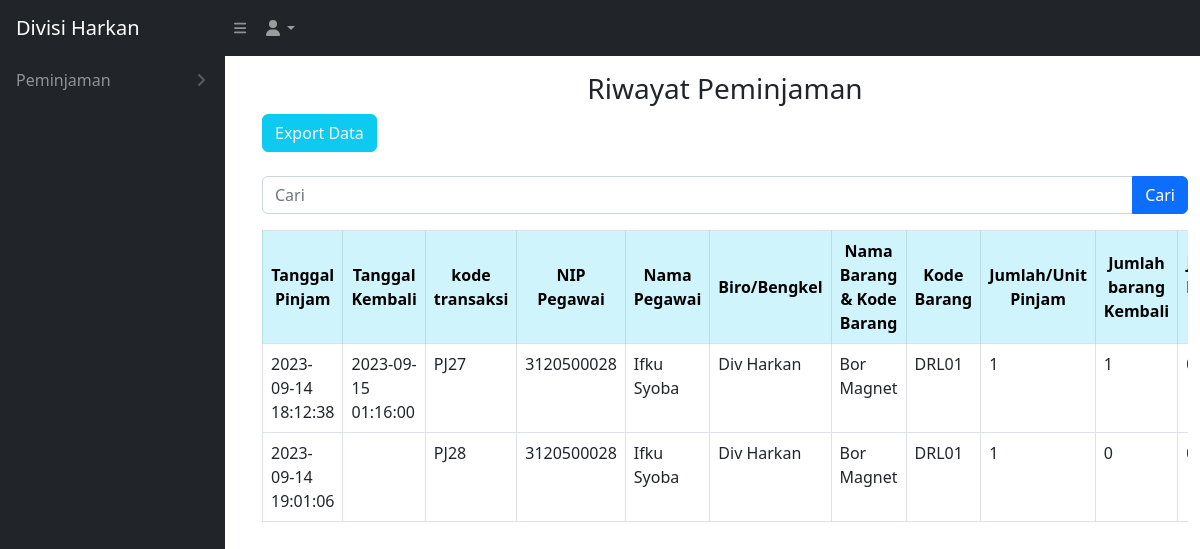
Before: /peminjam/peminjam_history.php (signed in) with the older database file.
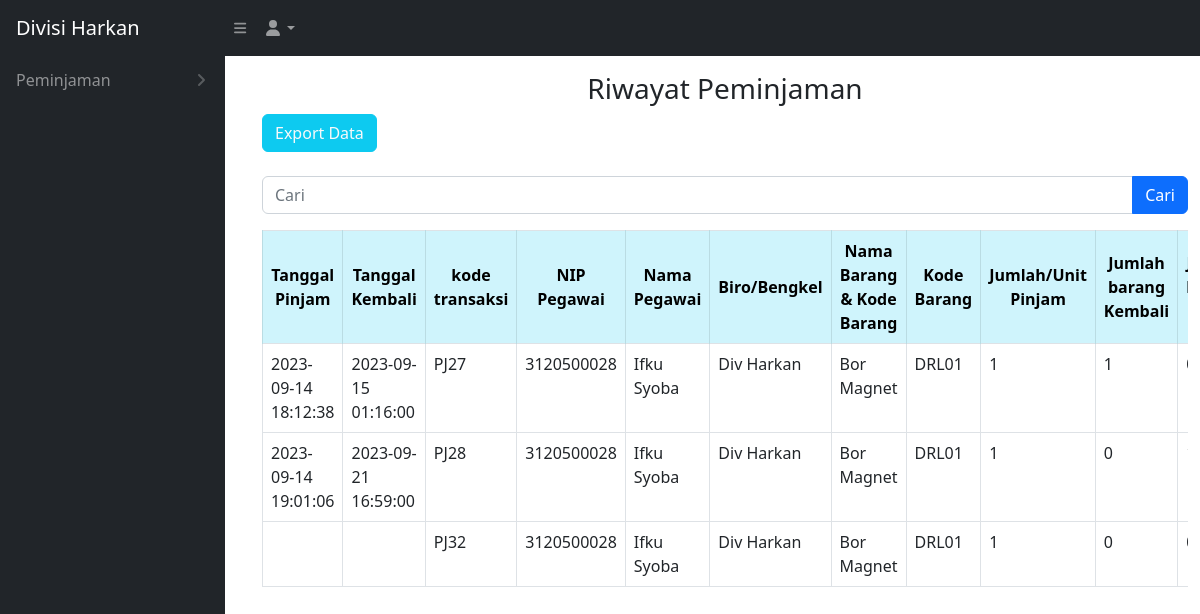
After: the same page with the newer database file.
### tables this page shows
CREATE TABLE `keluar_masuk_barang` (
  `idtransaksi` int NOT NULL,
  `kodetransaksi` varchar(200) NOT NULL,
  `tanggal` timestamp NULL DEFAULT NULL,
  `tanggal_pengajuan` timestamp NULL DEFAULT NULL,
  `tanggalkembali` timestamp NULL DEFAULT NULL,
  `jenisbarang` varchar(256) NOT NULL,
  `nip` varchar(512) NOT NULL,
  `namabarang` varchar(200) NOT NULL,
  `kodebarang` varchar(200) NOT NULL,
  `jumlahpinjam` int NOT NULL,
  `jumlahkembali` int DEFAULT '0',
  `jumlahrusak` int DEFAULT '0',
  `lokasi` varchar(500) NOT NULL,
  `lokasi_kembali` varchar(256) DEFAULT NULL,
  `keterangan` varchar(256) NOT NULL,
  `isApproved` int DEFAULT '0',
  `status` varchar(200) NOT NULL
);

CREATE TABLE `users` (
  `id_user` int NOT NULL,
  `nip_user` varchar(512) NOT NULL,
  `nama_user` varchar(512) NOT NULL,
  `password_user` varchar(512) NOT NULL,
  `divisi_id` int NOT NULL,
  `role_id` int NOT NULL
);

CREATE TABLE `divisi` (
  `iddivisi` int NOT NULL,
  `namadivisi` varchar(200) NOT NULL
);

### peminjam/peminjam_history.php (the view, shortened to what this page needs)
<?php
require '../controller/peminjaman_history_controller.php';
$searchTerm = isset($_GET['cari']) ? $_GET['cari'] : '';
?>
<!DOCTYPE html>
<html lang="en">
<head>
    <link href="../css/styles.css" rel="stylesheet" />
</head>
<?php include 'peminjam_sidebar.php' ?>
<body>
    <br>
    <br>
    <main id="main-content" class="<?= isset($_GET['sidebarClosed']) ? '' : 'main-with-sidebar' ?>">
        <div class="container-fluid px-4">
            <h3 class="mt-4 text-center">Riwayat Peminjaman</h3>
        </div>
        <div class="container-fluid">
            <a href="history_peminjam_export.php" class="btn btn-info text-light">Export Data</a>
            <br>
            <br>
            <form action="peminjam_history.php" method="GET">
                <div class="input-group mb-3">
                    <input type="text" class="form-control" placeholder="Cari" name="cari" value="<?= $searchTerm ?>">
                    <button type="submit" class="btn btn-primary">Cari</button>
                </div>
            </form>
            <div class="card-body">
                <div class="table table-responsive">
                    <table class="table table-bordered" id="dataTable" width="100" cellspacing="0">
                        <thead>
                            <tr>
                                <th class="table-info text-center align-middle">Tanggal Pinjam</th>
                                <th class="table-info text-center align-middle">Tanggal Kembali</th>
                                <th class="table-info text-center align-middle">kode transaksi</th>
                                <th class="table-info text-center align-middle">NIP Pegawai</th>
                                <th class="table-info text-center align-middle">Nama Pegawai</th>
                                <th class="table-info text-center align-middle">Biro/Bengkel</th>
                                <th class="table-info text-center align-middle">Nama Barang & Kode Barang</th>
                                <th class="table-info text-center align-middle">Kode Barang </th>
                                <th class="table-info text-center align-middle">Jumlah/Unit Pinjam</th>
                                <th class="table-info text-center align-middle">Jumlah barang Kembali</th>
                                <th class="table-info text-center align-middle">Jumlah barang rusak</th>
                            </tr>
                        </thead>
                        <tbody>
                            <?php
                            if (!empty($searchTerm)) {
                                $searchResults = searchMutasiBarang($conn, $searchTerm);
                                while ($data = mysqli_fetch_array($searchResults)) {
                                    $tanggalpinjam = $data['tanggal'];
                                    $tanggalkembali = $data['tanggalkembali'];
                                    $kodetransaksi = $data['kodetransaksi'];
                                    $nip = $data['nip'];
                                    $namabarang = $data['namabarang'];
                                    $kodebarang = $data['kodebarang'];
                                    $jumlahpinjam = $data['jumlahpinjam'];
                                    $jumlahkembali = $data['jumlahkembali'];
                                    $jumlahrusak = $data['jumlahrusak'];
                                    $lokasi = $data['lokasi'];
                                    $lokasikembali = $data['lokasi_kembali'];
                                    $keterangan = $data['keterangan'];
                                    $isApproved = $data['isApproved'];
                                    $status = $data['status'];
                                    $tanggalKembaliNull = "0000-00-00 00:00:00";
                                    $query_pegawai = "SELECT users.nama_user
                        FROM users
                        WHERE users.nip_user = '$nip'";
                                    $result_pegawai = mysqli_query($conn, $query_pegawai);
                                    $namapegawai = "-";
                                    if ($result_pegawai) {
                                        $row_pegawai = mysqli_fetch_assoc($result_pegawai);
                                        $namapegawai = $row_pegawai['nama_user'];
                                    }
                                    $query_divisi = "SELECT divisi.namadivisi
                        FROM users
                        INNER JOIN divisi ON users.divisi_id = divisi.iddivisi
                        WHERE users.nip_user = '$nip'";
                                    $result_divisi = mysqli_query($conn, $query_divisi);
                                    $namadivisi = "-";
                                    if ($result_divisi) {
                                        $row_divisi = mysqli_fetch_assoc($result_divisi);
                                        $namadivisi = $row_divisi['namadivisi'];
                                    }
                                    echo '<tr class="centered-cell">';
                                    echo '<td class="centered-cell">' . $tanggalpinjam . '</td>';
                                    echo '<td class="centered-cell">' . $tanggalkembali . '</td>';
                                    echo '<td class="centered-cell">' . $kodetransaksi . '</td>';
                                    echo '<td class="centered-cell">' . $nip . '</td>';
                                    echo '<td class="centered-cell">' . $namapegawai . '</td>';
                                    echo '<td class="centered-cell">' . $namadivisi . '</td>';
                                    echo '<td class="centered-cell">' . $namabarang . '</td>';
                                    echo '<td class="centered-cell">' . $kodebarang . '</td>';
                                    echo '<td class="centered-cell">' . $jumlahpinjam . '</td>';
                                    echo '<td class="centered-cell">' . $jumlahkembali . '</td>';
                                    echo '<td class="centered-cell">' . $jumlahrusak . '</td>';
                                    echo '<td class="centered-cell">' . $lokasi . '</td>';
                                    echo '<td class="centered-cell">' . $lokasikembali . '</td>';
                                    echo '<td class="centered-cell">' . $keterangan . '</td>';
                                    echo '<td class="centered-cell">';
                                    if ($isApproved == 2) {
                                        echo '<span class="badge text-bg-danger text-light">Ditolak</span>';
                                    } else if ($isApproved == 0) {
                                        echo '<span class="badge text-bg-warning text-light">Menunggu Approval</span>';
                                    } else {
                                        echo '<span class="badge text-bg-success text-light">Disetujui</span>';
                                    }
                                    echo '</td>';
                                    echo '</tr>';
                                }
                            } else {
                                $nip = $_SESSION['nip'];
                                $ambilsemuadatastock = mysqli_query($conn, "SELECT *
                                FROM keluar_masuk_barang km
                                INNER JOIN users u ON km.nip = u.nip_user
                                WHERE u.nip_user = '$nip';");
                                while ($data = mysqli_fetch_array($ambilsemuadatastock)) {
                                    $tanggalpinjam = $data['tanggal'];
                                    $tanggalkembali = $data['tanggalkembali'];
                                    $kodetransaksi = $data['kodetransaksi'];
                                    $nip = $data['nip'];
                                    $namabarang = $data['namabarang'];
                                    $kodebarang = $data['kodebarang'];
                                    $jumlahpinjam = $data['jumlahpinjam'];
                                    $jumlahkembali = $data['jumlahkembali'];
                                    $jumlahrusak = $data['jumlahrusak'];
                                    $query_pegawai = "SELECT users.nama_user
                        FROM users
                        WHERE users.nip_user = '$nip'";
                                    $result_pegawai = mysqli_query($conn, $query_pegawai);
                                    $namapegawai = "-";
                                    if ($result_pegawai) {
                                        $row_pegawai = mysqli_fetch_assoc($result_pegawai);
                                        $namapegawai = $row_pegawai['nama_user'];
                                    }
                                    $query_divisi = "SELECT divisi.namadivisi
                        FROM users
                        INNER JOIN divisi ON users.divisi_id = divisi.iddivisi
                        WHERE users.nip_user = '$nip'";
                                    $result_divisi = mysqli_query($conn, $query_divisi);
                                    $namadivisi = "-";
                                    if ($result_divisi) {
                                        $row_divisi = mysqli_fetch_assoc($result_divisi);
                                        $namadivisi = $row_divisi['namadivisi'];
                                    }
                                    echo '<tr>';
                                    echo '<td>' . $tanggalpinjam . '</td>';
                                    echo '<td>' . $tanggalkembali . '</td>';
                                    echo '<td>' . $kodetransaksi . '</td>';
                                    echo '<td>' . $nip . '</td>';
                                    echo '<td>' . $namapegawai . '</td>';
                                    echo '<td>' . $namadivisi . '</td>';
                                    echo '<td>' . $namabarang . '</td>';
                                    echo '<td>' . $kodebarang . '</td>';
                                    echo '<td>' . $jumlahpinjam . '</td>';
                                    echo '<td>' . $jumlahkembali . '</td>';
                                    echo '<td>' . $jumlahrusak . '</td>';
                                    echo '</tr>';
                                }
                            }
                            ?>
                        </tbody>
                    </table>
    </main>
</body>
</html>

### peminjam/peminjam_sidebar.php (shortened to what this page needs)
<div class="sb-nav-fixed">
    <nav class="sb-topnav navbar navbar-expand navbar-dark bg-dark">
        <a class="navbar-brand ps-3" href="peminjam_dashboard.php">Divisi Harkan</a>
        <button class="btn btn-link btn-sm order-1 order-lg-0 me-4 me-lg-0" id="sidebarToggle" href="#"><i class="fas fa-bars"></i></button>
        <ul class="navbar-nav ms-auto ms-md-0 me-3 me-lg-4">
                <li class="nav-item dropdown">
                    <a class="nav-link dropdown-toggle" id="navbarDropdown" href="#" role="button" data-bs-toggle="dropdown" aria-expanded="false"><i class="fas fa-user fa-fw"></i></a>
                </li>
            </ul>
    </nav>
    <div id="layoutSidenav">
        <div id="layoutSidenav_nav">
            <nav class="sb-sidenav accordion sb-sidenav-dark" id="sidenavAccordion">
                <div class="sb-sidenav-menu">
                    <div class="nav">
                        <a class="nav-link collapsed" href="#" data-bs-toggle="collapse" data-bs-target="#pagesCollapseTabel" aria-expanded="false" aria-controls="pagesCollapseTabel">
                            Peminjaman
                            <div class="sb-sidenav-collapse-arrow"><i class="fas fa-angle-down"></i></div>
                        </a>
                    </div>
                </div>
            </nav>
        </div>
    </div>
</div>

Changed rows visible on the page:
changed keluar_masuk_barang "PJ28": tanggalkembali (not shown) → "2023-09-21 16:59:00"
added keluar_masuk_barang: kodetransaksi "PJ32", nip "3120500028", users.nama_user "Ifku Syoba", divisi.namadivisi "Div Harkan", namabarang "Bor Magnet", kodebarang "DRL01", jumlahpinjam "1", jumlahkembali "0"
